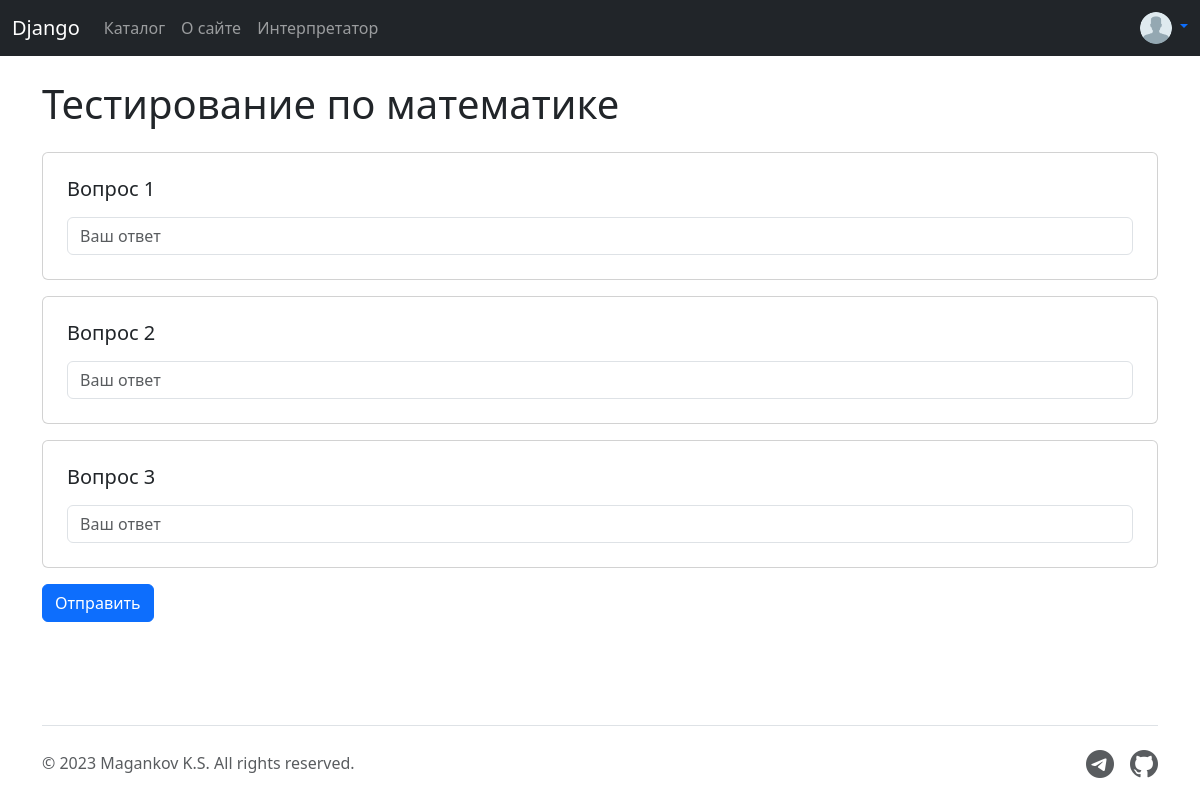
The app's page /testing/testirovanie-po-matematike (signed in) with its own data.
### tester_app/models.py (models this page shows, shortened)
class Testing(models.Model):
    TYPE_CHOICES = (
        ('TEST', 'Тест'),
        ('INTERPRETER', 'Интерпретатор'),
    )
    name = models.CharField(max_length=50)
    description = models.TextField(max_length=150)
    type = models.CharField(max_length=15, choices=TYPE_CHOICES, default='TEST')
    slug = AutoSlugField(populate_from='name', unique=True, slugify=slugify_value)
    objects = models.Manager()

class Question(models.Model):
    test = models.ForeignKey(Testing, on_delete=models.CASCADE)
    text_question = models.TextField()
    objects = models.Manager()

### tester_app/views.py (the view, shortened to what this page needs)
# urls.py: path("testing/<slug:test_slug>", views.testing_view, name="testing"),
@login_required(login_url='login')
def testing_view(request, test_slug):
    context['title'] = 'Тестирование'
    context['has_header'] = True
    testing_data = Testing.objects.get(slug=test_slug)
    questions = testing_data.question_set.all()
    is_completed = False
    step = request.GET.get('step')
    id_ = request.GET.get('id')
    if testing_data.type == 'INTERPRETER' and (not step or not id_):
        r = Result(test=testing_data, user=request.user, correct=0, wrong=testing_data.question_set.count())
        r.save()
        return redirect(reverse('testing', args={test_slug}) + f'?step=1&id={r.id}')
    r = None
    if testing_data.type == 'INTERPRETER':
        r = get_object_or_404(Result, id=id_)
        context['error'] = ''
        context['result'] = ''
    print(testing_data.question_set.count())
    if step:
        step = int(step)
        context['question_link'] = {
            'has_link': False if step == questions.count() else True,
            'next_link': reverse('testing', args={test_slug}) + f'?step={step + 1}&id={id_}',
            'enabled': 'disabled'
        }
        if step > questions.count():
            messages.warning(request, 'Question does not exist')
            return redirect(reverse('testing', args={test_slug}) + '?step=1')
        questions = questions[step - 1]
        if r.test != testing_data or r.answer_set.count() == testing_data.question_set.count():
            raise Http404()
        for a in r.answer_set.all():
            if a.question == questions:
                is_completed = True
                context['question_link']['enabled'] = 'enabled'
                messages.success(request, 'Question has been answered')
                break
    else:
        questions = questions
    context['data'] = {'test': testing_data,
                       'questions': questions}
    return render(request, 'tester_app/testing.html', context)

### tester_app/forms.py (shortened to what this page needs)
class LoginForm(forms.Form):
    username = forms.CharField(max_length=100, label='Логин',
                               widget=forms.TextInput(attrs={"class": "form-control rounded-3",
                                                             "placeholder": "Enter your username"}))
    password = forms.CharField(max_length=100, label='Пароль',
                               widget=forms.PasswordInput(attrs={"class": "form-control rounded-3",
                                                                 "placeholder": "Enter your password"}))

class UpdateUserForm(forms.ModelForm):
    last_name = forms.CharField(max_length=100, label='Фамилия',
                                widget=forms.TextInput(attrs={"class": "form-control",
                                                              "placeholder": "Иванов"}))
    first_name = forms.CharField(max_length=100, label='Имя',
                                 widget=forms.TextInput(attrs={"class": "form-control",
                                                               "placeholder": "Дмитрий"}))
    username = forms.CharField(max_length=50, label='Имя пользователя',
                               widget=forms.TextInput(attrs={"class": "form-control",
                                                             "placeholder": "ivanov_dmitry"}))
    email = forms.EmailField(max_length=100, label='E-mail*', required=False,
                             widget=forms.EmailInput(attrs={"class": "form-control",
                                                            "placeholder": "user@yandex.ru"}))
    class Meta:
        model = User
        fields = ['last_name', 'first_name', 'username', 'email']

### templates/tester_app/testing.html (shortened to what this page needs)
{% extends "tester_app/base.html" %}
{% block body %}
<div class="container mb-4">
    <h1 class="mb-4">{{data.test.name}}</h1>
    {% if data.test.type == "INTERPRETER" %}
    <form method="POST">
        {% csrf_token %}
        <div class="row mx-0 g-3">
            <div class="card">
                <div class="card-body py-4">
                    <h5 class="mb-4">{{ data.questions.text_question|linebreaks }}</h5>
                    {% for test_set in data.questions.testset_set.all|slice:":2" %}
                    <div class="test-sets">
                        <h5 class="fw-semibold">Пример {{forloop.counter}}</h5>
                        <div class="row g-0">
                            <div class="col-4">
                                <p class="py-2 my-2 fw-semibold border-bottom">Ввод</p>
                                <p>{{test_set.test_data|linebreaks}}</p>
                            </div>
                            <div class="col-4">
                                <p class="py-2 my-2 fw-semibold border-bottom">Вывод</p>
                                <p>{{test_set.answer|linebreaks}}</p>
                            </div>
                        </div>
                    </div>
                    {% endfor %}
                    <h5 class="fw-semibold mt-4">Напишите программу</h5>
                    <div class="mt-4">
                        {% include "tester_app/messages.html" %}
                    </div>
                    {% include 'tester_app/code_component.html' %}
                </div>
            </div>
            <div class="d-flex p-0">
                <button type="submit" class="btn btn-primary">Отправить</button>
            </div>
            {% if question_link.has_link %}
            <div class="d-flex p-0 justify-content-end">
                <a href="{{question_link.next_link}}" class="btn btn-outline-secondary {{question_link.enabled}}">Следующий</a>
            </div>
            {% endif %}
        </div>
    </form>
    {% else %}
    <form method="POST">
        <div class="row mx-0 g-3">
            {% for q in data.questions %}
            <div class="card">
                <div class="card-body py-4">
                    <h5 class="mb-3">{{ q.text_question }}</h5>
                    <input type="text" name="{{q.id}}" class="form-control"
                           maxlength="100" placeholder="Ваш ответ" required=""
                           id="{{q.id}}">
                </div>
            </div>
            {% endfor %}
            <div class="d-flex p-0">
                <button type="submit" class="btn btn-primary">Отправить</button>
            </div>
        </div>
    </form>
    {% endif %}
</div>
{% endblock %}

### static/tester_app/css/style.css (style rules this page uses)
body, html { height: 100%; }
body { display: flex; flex-direction: column; height: 100%; }

### records on screen
Testing: test.name "Тестирование по математике"
Question: text_question "Вопрос 1"
Question: text_question "Вопрос 2"
Question: text_question "Вопрос 3"
